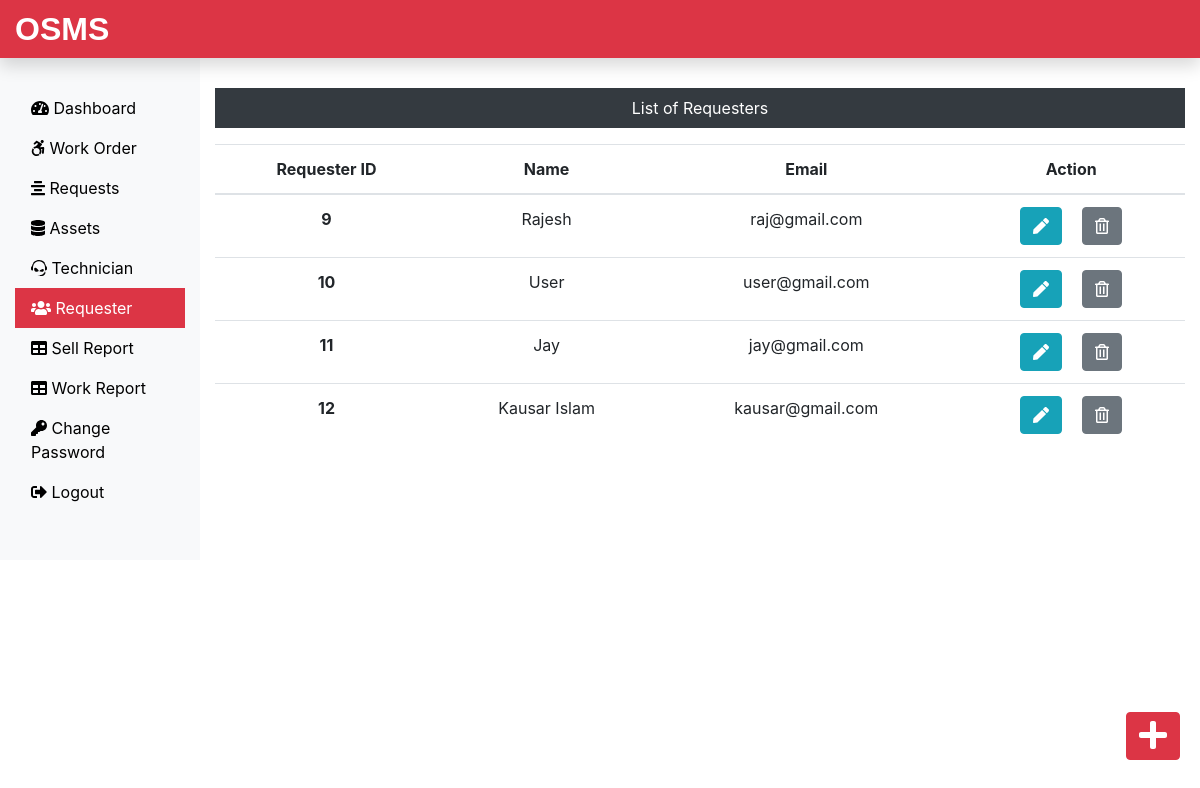
/Admin/requester.php (signed in), run on the app's committed database.
### tables this page shows
CREATE TABLE `requesterlogin_tb` (
  `r_login_id` int(11) NOT NULL,
  `r_name` varchar(60) NOT NULL,
  `r_email` varchar(60) NOT NULL,
  `r_password` varchar(60) NOT NULL
);

### Admin/requester.php (the view, shortened to what this page needs)
<?php
include('includes/header.php');
include('../dbConnection.php');
?>
<div class="col-sm-9 col-md-10 mt-5 text-center">
  <p class=" bg-dark text-white p-2">List of Requesters</p>
  <?php
    $sql = "SELECT * FROM requesterlogin_tb";
    $result = $conn->query($sql);
    if($result->num_rows > 0){
 echo '<table class="table">
  <thead>
   <tr>
    <th scope="col">Requester ID</th>
    <th scope="col">Name</th>
    <th scope="col">Email</th>
    <th scope="col">Action</th>
   </tr>
  </thead>
  <tbody>';
  while($row = $result->fetch_assoc()){
   echo '<tr>';
    echo '<th scope="row">'.$row["r_login_id"].'</th>';
    echo '<td>'. $row["r_name"].'</td>';
    echo '<td>'.$row["r_email"].'</td>';
    echo '<td><form action="editreq.php" method="POST" class="d-inline"> <input type="hidden" name="id" value='. $row["r_login_id"] .'><button type="submit" class="btn btn-info mr-3" name="view" value="View"><i class="fas fa-pen"></i></button></form>
    <form action="" method="POST" class="d-inline"><input type="hidden" name="id" value='. $row["r_login_id"] .'><button type="submit" class="btn btn-secondary" name="delete" value="Delete"><i class="far fa-trash-alt"></i></button></form></td>
   </tr>';
  }
 echo '</tbody>
 </table>';
} else {
  echo "0 Result";
}
?>
</div>
</div>
<div><a class="btn btn-danger box" href="insertreq.php"><i class="fas fa-plus fa-2x"></i></a>
</div>
</div>
<?php
include('includes/footer.php');
?>

### css/custom.css (style rules this page uses)
a { color: black; }
.box { position: fixed; bottom: 10px; right: 20px; margin-bottom: 30px; }

### data on the page
requesterlogin_tb: r_login_id "9", r_name "Rajesh", r_email "raj@gmail.com"
requesterlogin_tb: r_login_id "10", r_name "User", r_email "user@gmail.com"
requesterlogin_tb: r_login_id "11", r_name "Jay", r_email "jay@gmail.com"
requesterlogin_tb: r_login_id "12", r_name "Kausar Islam", r_email "kausar@gmail.com"
